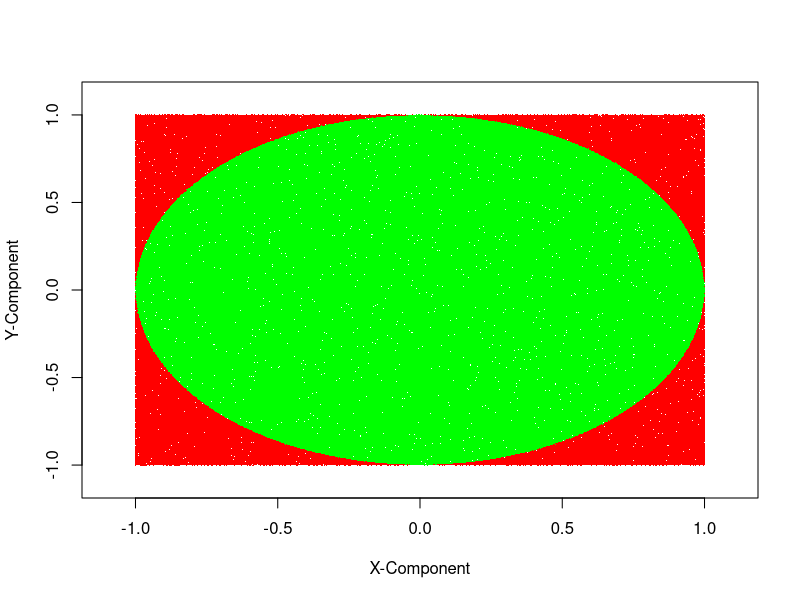

Write R code to recreate this figure.
## Homework 1 Question 2
##
## Author: Zachary G. Lacey
## Email: zlacey@g.ucla.edu
## Date: September 24th, 2021
## 
## Course: STAT 202A - Statistics Programming
## Assignment: Homework 1
## Due Date: October 6th, 2021 (Wednesday), 2:00 PM PST
##
## Question 2
##

## 2. Functions to approximate pi.

## a. Write a function called pi2(n) that approximates pi as a function 
##    of 'n', using the approximation:
##
##    pi2(n) = lim sqrt(6 * summation (k^-2))
##
##    Evaluate pi2(10^j) for j = 0, 1, 2, ..., 6.

pi2 = function(n) {
  summation = rep(1, n)
  
  for (k in 2:n) {
    summation[k] = 1 / k^2
  }
  
  cumulativeSummation = (6 * cumsum(summation))
  pi2Estimates = sqrt(cumulativeSummation)
  
  pi2Estimates[n]
}


# Start the clock!
ptm = proc.time()

pi2_0 = pi2(10^0)
pi2_1 = pi2(10^1)
pi2_2 = pi2(10^2)
pi2_3 = pi2(10^3)
pi2_4 = pi2(10^4)
pi2_5 = pi2(10^5)
pi2_6 = pi2(10^6)

# Stop the clock
proc.time() - ptm


## b. Write a function pi3(n) that approximates pi as a function of 'n', 
##    by simulating random points in the square with vertices (-1, 1), 
##    (-1, 1), (1, 1), and (1, -1), seeing what fraction of them are in 
##    the unit circle [the circle with radius 1 centered at the origin], 
##    and then convert the fraction into an estimate of pi. Evaluate 
##    pi3(10^j) for j = 0, 1, 2, ..., 6. For j = 6, plot your simulated 
##    points, using different plotting symbols for simulated points 
##    inside and outside the unit circle. There is no need for you to 
##    plot the unit circle also. 

pi3 = function(n, plotBool) {
  x = runif(n) * 2 - 1
  y = runif(n) * 2 - 1
  
  isInUnitCircle = (x^2 + y^2 <= 1)
  
  if (plotBool) {
    plot(c(-1.1, 1.1), c(-1.1, 1.1), type = "n", 
         xlab = "X-Component", ylab = "Y-Component")
    
    points(x[which(isInUnitCircle)], 
           y[which(isInUnitCircle)], 
           cex = 0.8,
           pch=".", col="green")
    points(x[which(!isInUnitCircle)], 
           y[which(!isInUnitCircle)], 
           cex = 0.8,
           pch=".", col="red")
  }
  
  pi_estimate = 4 * sum(isInUnitCircle) / n
}

pi3_0 = pi3(10^0, FALSE)
pi3_1 = pi3(10^1, FALSE)
pi3_2 = pi3(10^2, FALSE)
pi3_3 = pi3(10^3, FALSE)
pi3_4 = pi3(10^4, FALSE)
pi3_5 = pi3(10^5, FALSE)
pi3_6 = pi3(10^6, TRUE)

print("Finished")